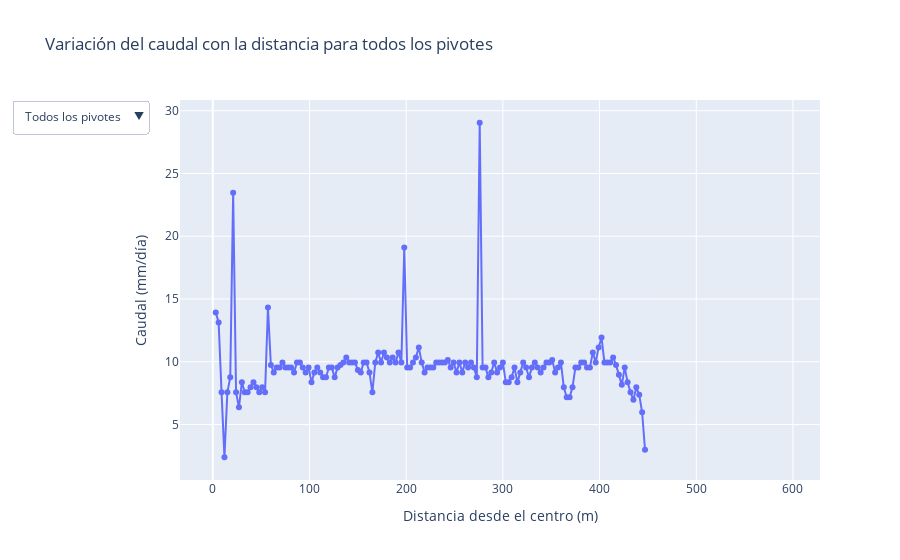

Notebook cell for this chart:
### Markdown cell above
### 1.2.1. Representar las distancias y caudales en un gráfico

### Code cell
import plotly.graph_objects as go

# Crear una figura base
fig = go.Figure()

# Agregar una traza para cada pivote
pivotes = df_tidy['Pivote'].unique()
for pivote in pivotes:
    datos_pivote = df_tidy[df_tidy['Pivote'] == pivote]
    fig.add_trace(go.Scatter(
        x=datos_pivote['Distancia'], 
        y=datos_pivote['Lamina'],
        mode='lines+markers',
        name=pivote,
        visible=True if pivote == pivotes[0] else False  # Mostrar solo el primer pivote al inicio
    ))

# Crear botones para el menú desplegable
buttons = [
    {
        'label': 'Todos los pivotes',
        'method': 'update',
        'args': [
            {'visible': [True] * len(pivotes)},  # Mostrar todas las trazas
            {'title': 'Variación del caudal con la distancia para todos los pivotes'}
        ]
    }
] + [
    {
        'label': pivote,
        'method': 'update',
        'args': [
            {'visible': [p == pivote for p in pivotes]},  # Solo mostrar el pivote seleccionado
            {'title': f'Variación del caudal con la distancia para el pivote {pivote}'}
        ]
    }
    for pivote in pivotes
]

# Agregar el menú a la figura
fig.update_layout(
    updatemenus=[
        {
            'buttons': buttons,
            'direction': 'down',  # Desplegable hacia abajo
            'showactive': True,   # Resaltar la opción activa
        }
    ]
)

# Configuración de los ejes y título inicial
fig.update_layout(
    title='Variación del caudal con la distancia para todos los pivotes',
    xaxis_title='Distancia desde el centro (m)',
    yaxis_title='Caudal (mm/día)',
    legend_title='Pivote'
)

# Mostrar la figura
fig.show()

### Figure 1 — Plotly figure (JSON) as saved in the notebook; plotly's stock layout.template omitted (floating-point values rounded to 4 significant figures; data arrays with more than 128 entries replaced by an {"elided": "..."} marker saying what was removed)
{"data": [{"mode": "lines+markers", "name": "P1", "type": "scatter", "visible": true, "x": {"elided": "197 int values"}, "y": {"elided": "197 float values"}}, {"mode": "lines+markers", "name": "P2", "type": "scatter", "visible": false, "x": {"elided": "197 int values"}, "y": {"elided": "197 float values"}}, {"mode": "lines+markers", "name": "P3", "type": "scatter", "visible": false, "x": {"elided": "197 int values"}, "y": {"elided": "197 float values"}}, {"mode": "lines+markers", "name": "P4", "type": "scatter", "visible": false, "x": {"elided": "197 int values"}, "y": {"elided": "197 float values"}}, {"mode": "lines+markers", "name": "P5", "type": "scatter", "visible": false, "x": {"elided": "197 int values"}, "y": {"elided": "197 float values"}}, {"mode": "lines+markers", "name": "P6", "type": "scatter", "visible": false, "x": {"elided": "197 int values"}, "y": {"elided": "197 float values"}}, {"mode": "lines+markers", "name": "P7", "type": "scatter", "visible": false, "x": {"elided": "197 int values"}, "y": {"elided": "197 float values"}}, {"mode": "lines+markers", "name": "P8", "type": "scatter", "visible": false, "x": {"elided": "197 int values"}, "y": {"elided": "197 float values"}}, {"mode": "lines+markers", "name": "P9", "type": "scatter", "visible": false, "x": {"elided": "197 int values"}, "y": {"elided": "197 float values"}}, {"mode": "lines+markers", "name": "P10", "type": "scatter", "visible": false, "x": {"elided": "197 int values"}, "y": {"elided": "197 float values"}}, {"mode": "lines+markers", "name": "P11", "type": "scatter", "visible": false, "x": {"elided": "197 int values"}, "y": {"elided": "197 float values"}}, {"mode": "lines+markers", "name": "P12", "type": "scatter", "visible": false, "x": {"elided": "197 int values"}, "y": {"elided": "197 float values"}}], "layout": {"autosize": true, "legend": {"title": {"text": "Pivote"}}, "title": {"text": "Variación del caudal con la distancia para todos los pivotes"}, "updatemenus": [{"buttons": [{"args": [{"visible": [true, true, true, true, true, true, true, true, true, true, true, true]}, {"title": "Variación del caudal con la distancia para todos los pivotes"}], "label": "Todos los pivotes", "method": "update"}, {"args": [{"visible": [true, false, false, false, false, false, false, false, false, false, false, false]}, {"title": "Variación del caudal con la distancia para el pivote P1"}], "label": "P1", "method": "update"}, {"args": [{"visible": [false, true, false, false, false, false, false, false, false, false, false, false]}, {"title": "Variación del caudal con la distancia para el pivote P2"}], "label": "P2", "method": "update"}, {"args": [{"visible": [false, false, true, false, false, false, false, false, false, false, false, false]}, {"title": "Variación del caudal con la distancia para el pivote P3"}], "label": "P3", "method": "update"}, {"args": [{"visible": [false, false, false, true, false, false, false, false, false, false, false, false]}, {"title": "Variación del caudal con la distancia para el pivote P4"}], "label": "P4", "method": "update"}, {"args": [{"visible": [false, false, false, false, true, false, false, false, false, false, false, false]}, {"title": "Variación del caudal con la distancia para el pivote P5"}], "label": "P5", "method": "update"}, {"args": [{"visible": [false, false, false, false, false, true, false, false, false, false, false, false]}, {"title": "Variación del caudal con la distancia para el pivote P6"}], "label": "P6", "method": "update"}, {"args": [{"visible": [false, false, false, false, false, false, true, false, false, false, false, false]}, {"title": "Variación del caudal con la distancia para el pivote P7"}], "label": "P7", "method": "update"}, {"args": [{"visible": [false, false, false, false, false, false, false, true, false, false, false, false]}, {"title": "Variación del caudal con la distancia para el pivote P8"}], "label": "P8", "method": "update"}, {"args": [{"visible": [false, false, false, false, false, false, false, false, true, false, false, false]}, {"title": "Variación del caudal con la distancia para el pivote P9"}], "label": "P9", "method": "update"}, {"args": [{"visible": [false, false, false, false, false, false, false, false, false, true, false, false]}, {"title": "Variación del caudal con la distancia para el pivote P10"}], "label": "P10", "method": "update"}, {"args": [{"visible": [false, false, false, false, false, false, false, false, false, false, true, false]}, {"title": "Variación del caudal con la distancia para el pivote P11"}], "label": "P11", "method": "update"}, {"args": [{"visible": [false, false, false, false, false, false, false, false, false, false, false, true]}, {"title": "Variación del caudal con la distancia para el pivote P12"}], "label": "P12", "method": "update"}], "direction": "down", "showactive": true}], "xaxis": {"autorange": true, "range": [-34.13, 628.1], "title": {"text": "Distancia desde el centro (m)"}, "type": "linear"}, "yaxis": {"autorange": true, "range": [0.1874, 31.25], "title": {"text": "Caudal (mm/día)"}, "type": "linear"}}}
